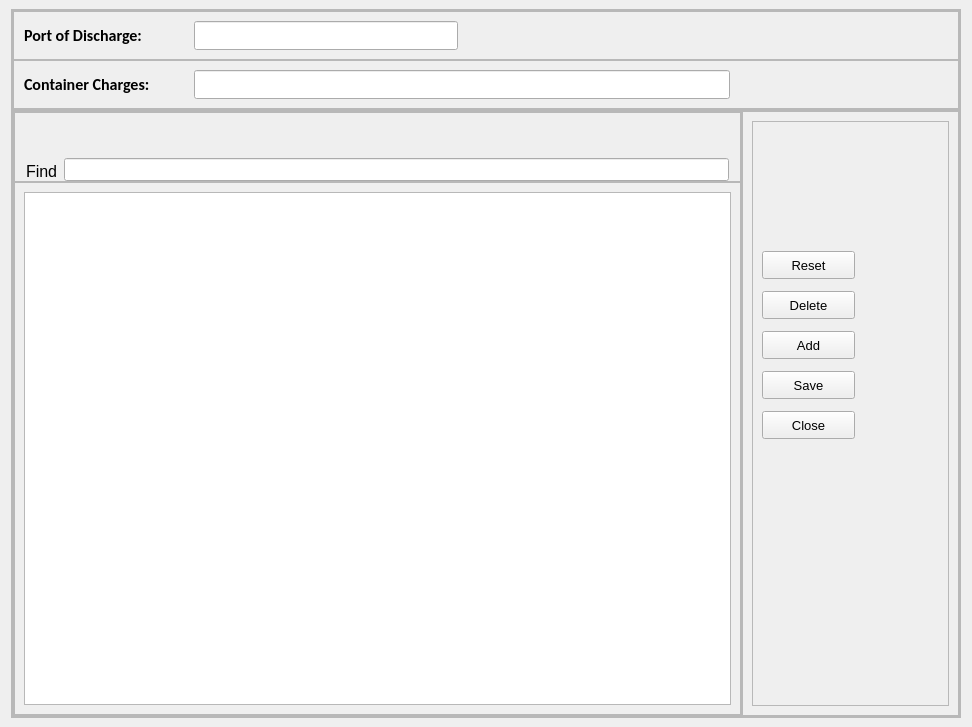
<?xml version="1.0" encoding="UTF-8"?>
<ui version="4.0">
 <class>freightCharges</class>
 <widget class="QMainWindow" name="freightCharges">
  <property name="geometry">
   <rect>
    <x>0</x>
    <y>0</y>
    <width>972</width>
    <height>727</height>
   </rect>
  </property>
  <property name="minimumSize">
   <size>
    <width>972</width>
    <height>727</height>
   </size>
  </property>
  <property name="windowTitle">
   <string>A23. Freight Charges</string>
  </property>
  <widget class="QWidget" name="centralwidget">
   <layout class="QHBoxLayout" name="horizontalLayout_5">
    <item alignment="Qt::AlignHCenter">
     <widget class="QFrame" name="frame">
      <property name="minimumSize">
       <size>
        <width>950</width>
        <height>654</height>
       </size>
      </property>
      <property name="frameShape">
       <enum>QFrame::StyledPanel</enum>
      </property>
      <property name="frameShadow">
       <enum>QFrame::Raised</enum>
      </property>
      <layout class="QVBoxLayout" name="verticalLayout">
       <property name="spacing">
        <number>0</number>
       </property>
       <property name="leftMargin">
        <number>0</number>
       </property>
       <property name="topMargin">
        <number>0</number>
       </property>
       <property name="rightMargin">
        <number>0</number>
       </property>
       <property name="bottomMargin">
        <number>0</number>
       </property>
       <item>
        <widget class="QFrame" name="frame_2">
         <property name="minimumSize">
          <size>
           <width>0</width>
           <height>100</height>
          </size>
         </property>
         <property name="frameShape">
          <enum>QFrame::StyledPanel</enum>
         </property>
         <property name="frameShadow">
          <enum>QFrame::Raised</enum>
         </property>
         <layout class="QVBoxLayout" name="verticalLayout_2">
          <property name="spacing">
           <number>0</number>
          </property>
          <property name="leftMargin">
           <number>0</number>
          </property>
          <property name="topMargin">
           <number>0</number>
          </property>
          <property name="rightMargin">
           <number>0</number>
          </property>
          <property name="bottomMargin">
           <number>0</number>
          </property>
          <item alignment="Qt::AlignLeft">
           <widget class="QFrame" name="frame_4">
            <property name="minimumSize">
             <size>
              <width>946</width>
              <height>49</height>
             </size>
            </property>
            <property name="maximumSize">
             <size>
              <width>946</width>
              <height>49</height>
             </size>
            </property>
            <property name="font">
             <font>
              <family>Calibri</family>
              <pointsize>12</pointsize>
              <weight>75</weight>
              <bold>true</bold>
             </font>
            </property>
            <property name="frameShape">
             <enum>QFrame::StyledPanel</enum>
            </property>
            <property name="frameShadow">
             <enum>QFrame::Raised</enum>
            </property>
            <layout class="QHBoxLayout" name="horizontalLayout_3">
             <property name="spacing">
              <number>0</number>
             </property>
             <property name="leftMargin">
              <number>10</number>
             </property>
             <property name="topMargin">
              <number>0</number>
             </property>
             <property name="rightMargin">
              <number>500</number>
             </property>
             <property name="bottomMargin">
              <number>0</number>
             </property>
             <item>
              <widget class="QLabel" name="label">
               <property name="minimumSize">
                <size>
                 <width>170</width>
                 <height>0</height>
                </size>
               </property>
               <property name="text">
                <string>Port of Discharge:</string>
               </property>
               <property name="wordWrap">
                <bool>false</bool>
               </property>
               <property name="margin">
                <number>0</number>
               </property>
              </widget>
             </item>
             <item>
              <widget class="QLineEdit" name="dischargePort">
               <property name="font">
                <font>
                 <weight>50</weight>
                 <bold>false</bold>
                </font>
               </property>
              </widget>
             </item>
            </layout>
           </widget>
          </item>
          <item alignment="Qt::AlignLeft">
           <widget class="QFrame" name="frame_5">
            <property name="minimumSize">
             <size>
              <width>946</width>
              <height>49</height>
             </size>
            </property>
            <property name="maximumSize">
             <size>
              <width>946</width>
              <height>49</height>
             </size>
            </property>
            <property name="font">
             <font>
              <family>Calibri</family>
              <pointsize>12</pointsize>
              <weight>75</weight>
              <bold>true</bold>
             </font>
            </property>
            <property name="frameShape">
             <enum>QFrame::StyledPanel</enum>
            </property>
            <property name="frameShadow">
             <enum>QFrame::Raised</enum>
            </property>
            <layout class="QHBoxLayout" name="horizontalLayout_2">
             <property name="spacing">
              <number>0</number>
             </property>
             <property name="leftMargin">
              <number>10</number>
             </property>
             <property name="topMargin">
              <number>0</number>
             </property>
             <property name="rightMargin">
              <number>228</number>
             </property>
             <property name="bottomMargin">
              <number>0</number>
             </property>
             <item>
              <widget class="QLabel" name="label_2">
               <property name="minimumSize">
                <size>
                 <width>170</width>
                 <height>0</height>
                </size>
               </property>
               <property name="text">
                <string>Container Charges:</string>
               </property>
              </widget>
             </item>
             <item>
              <widget class="QLineEdit" name="containerCharge">
               <property name="font">
                <font>
                 <weight>50</weight>
                 <bold>false</bold>
                </font>
               </property>
              </widget>
             </item>
            </layout>
           </widget>
          </item>
         </layout>
        </widget>
       </item>
       <item>
        <widget class="QFrame" name="frame_3">
         <property name="minimumSize">
          <size>
           <width>0</width>
           <height>500</height>
          </size>
         </property>
         <property name="frameShape">
          <enum>QFrame::StyledPanel</enum>
         </property>
         <property name="frameShadow">
          <enum>QFrame::Raised</enum>
         </property>
         <layout class="QHBoxLayout" name="horizontalLayout">
          <property name="spacing">
           <number>0</number>
          </property>
          <property name="leftMargin">
           <number>0</number>
          </property>
          <property name="topMargin">
           <number>0</number>
          </property>
          <property name="rightMargin">
           <number>0</number>
          </property>
          <property name="bottomMargin">
           <number>0</number>
          </property>
          <item alignment="Qt::AlignLeft">
           <widget class="QFrame" name="frame_6">
            <property name="minimumSize">
             <size>
              <width>729</width>
              <height>555</height>
             </size>
            </property>
            <property name="frameShape">
             <enum>QFrame::StyledPanel</enum>
            </property>
            <property name="frameShadow">
             <enum>QFrame::Raised</enum>
            </property>
            <layout class="QVBoxLayout" name="verticalLayout_3">
             <property name="spacing">
              <number>0</number>
             </property>
             <property name="leftMargin">
              <number>0</number>
             </property>
             <property name="topMargin">
              <number>0</number>
             </property>
             <property name="rightMargin">
              <number>0</number>
             </property>
             <property name="bottomMargin">
              <number>0</number>
             </property>
             <item alignment="Qt::AlignBottom">
              <widget class="QFrame" name="frame_8">
               <property name="minimumSize">
                <size>
                 <width>0</width>
                 <height>70</height>
                </size>
               </property>
               <property name="font">
                <font>
                 <pointsize>10</pointsize>
                </font>
               </property>
               <property name="frameShape">
                <enum>QFrame::StyledPanel</enum>
               </property>
               <property name="frameShadow">
                <enum>QFrame::Raised</enum>
               </property>
               <layout class="QHBoxLayout" name="horizontalLayout_4">
                <property name="leftMargin">
                 <number>11</number>
                </property>
                <property name="topMargin">
                 <number>0</number>
                </property>
                <property name="rightMargin">
                 <number>11</number>
                </property>
                <property name="bottomMargin">
                 <number>0</number>
                </property>
                <item alignment="Qt::AlignBottom">
                 <widget class="QLabel" name="label_3">
                  <property name="minimumSize">
                   <size>
                    <width>0</width>
                    <height>0</height>
                   </size>
                  </property>
                  <property name="font">
                   <font>
                    <pointsize>12</pointsize>
                   </font>
                  </property>
                  <property name="text">
                   <string>Find</string>
                  </property>
                 </widget>
                </item>
                <item alignment="Qt::AlignBottom">
                 <widget class="QLineEdit" name="searchBar"/>
                </item>
               </layout>
              </widget>
             </item>
             <item>
              <widget class="QFrame" name="frame_9">
               <property name="minimumSize">
                <size>
                 <width>0</width>
                 <height>0</height>
                </size>
               </property>
               <property name="frameShape">
                <enum>QFrame::StyledPanel</enum>
               </property>
               <property name="frameShadow">
                <enum>QFrame::Raised</enum>
               </property>
               <layout class="QVBoxLayout" name="verticalLayout_5">
                <item>
                 <widget class="QTableView" name="tableView"/>
                </item>
               </layout>
              </widget>
             </item>
            </layout>
           </widget>
          </item>
          <item>
           <widget class="QFrame" name="frame_7">
            <property name="frameShape">
             <enum>QFrame::StyledPanel</enum>
            </property>
            <property name="frameShadow">
             <enum>QFrame::Raised</enum>
            </property>
            <layout class="QVBoxLayout" name="verticalLayout_4">
             <item>
              <widget class="QFrame" name="frame_10">
               <property name="minimumSize">
                <size>
                 <width>193</width>
                 <height>0</height>
                </size>
               </property>
               <property name="font">
                <font>
                 <pointsize>10</pointsize>
                </font>
               </property>
               <property name="frameShape">
                <enum>QFrame::StyledPanel</enum>
               </property>
               <property name="frameShadow">
                <enum>QFrame::Raised</enum>
               </property>
               <widget class="QPushButton" name="saveButton">
                <property name="geometry">
                 <rect>
                  <x>10</x>
                  <y>250</y>
                  <width>93</width>
                  <height>28</height>
                 </rect>
                </property>
                <property name="text">
                 <string>Save</string>
                </property>
               </widget>
               <widget class="QPushButton" name="addButton">
                <property name="geometry">
                 <rect>
                  <x>10</x>
                  <y>210</y>
                  <width>93</width>
                  <height>28</height>
                 </rect>
                </property>
                <property name="text">
                 <string>Add</string>
                </property>
               </widget>
               <widget class="QPushButton" name="close">
                <property name="geometry">
                 <rect>
                  <x>10</x>
                  <y>290</y>
                  <width>93</width>
                  <height>28</height>
                 </rect>
                </property>
                <property name="text">
                 <string>Close</string>
                </property>
               </widget>
               <widget class="QPushButton" name="deleteButton">
                <property name="geometry">
                 <rect>
                  <x>10</x>
                  <y>170</y>
                  <width>93</width>
                  <height>28</height>
                 </rect>
                </property>
                <property name="text">
                 <string>Delete</string>
                </property>
               </widget>
               <widget class="QPushButton" name="resetButton">
                <property name="geometry">
                 <rect>
                  <x>10</x>
                  <y>130</y>
                  <width>93</width>
                  <height>28</height>
                 </rect>
                </property>
                <property name="text">
                 <string>Reset</string>
                </property>
               </widget>
              </widget>
             </item>
            </layout>
           </widget>
          </item>
         </layout>
        </widget>
       </item>
      </layout>
     </widget>
    </item>
   </layout>
  </widget>
 </widget>
 <resources/>
 <connections/>
</ui>
